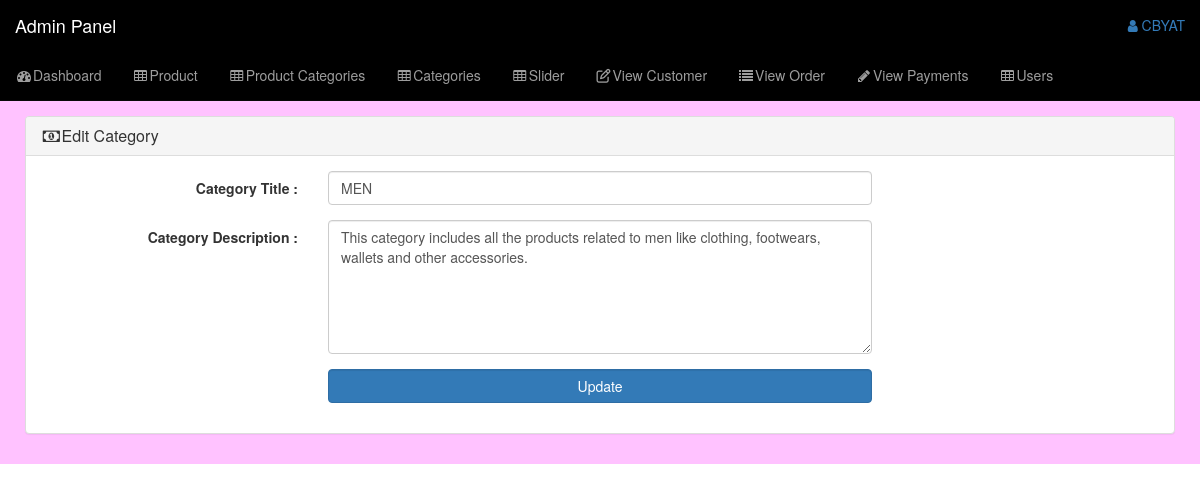
Page /admin_area/index.php?edit_cat=1 (signed in) on the committed database.
### tables this page shows
CREATE TABLE `categories` (
  `cat_id` int(10) NOT NULL,
  `cat_title` text NOT NULL,
  `cat_desc` text NOT NULL
);

### admin_area/edit_cat.php (the view, shortened to what this page needs)
<?php
if(!isset($_SESSION['admin_email'])){
    echo "<script>window.open('login.php','_self')</script>";
}
else{
?>
<?php
if(isset($_GET['edit_cat'])){
$edit_id=$_GET['edit_cat'];
$get_cat="select * from categories where cat_id='$edit_id'";
$run_edit=mysqli_query($con,$get_cat);
$row_edit=mysqli_fetch_array($run_edit);
$c_title=$row_edit['cat_title'];
$c_desc=$row_edit['cat_desc'];
}
?>
<div class="row">
    <div class="col-lg-12">
        <ol class="breadcrumb">
            <li>
            </li>
        </ol>
    </div>
</div>
<div class="row">
    <div class="col-lg-12">
        <div class="panel panel-default">
            <div class="panel-heading">
                <h3 class="panel-title">
                    <i class="fa fa-money fa-fw"></i>Edit Category
                </h3>
            </div>
            <div class="panel-body">
                <form class="form-horizontal" action="" method="post">
                    <div class="form-group">
                        <label class="col-md-3 control-label">Category Title : </label>
                        <div class="col-md-6">
                            <input type="text" name="cat_title" class="form-control" value="<?php echo $c_title; ?>">
                        </div>
                    </div>
                    <div class="form-group">
                        <label class="col-md-3 control-label">Category Description : </label>
                        <div class="col-md-6">
                            <textarea type="text" name="cat_desc" class="form-control"
                                rows="6"><?php echo $c_desc; ?></textarea>
                        </div>
                    </div>
                    <div class="form-group">
                        <label class="col-md-3 control-label"></label>
                        <div class="col-md-6">
                            <input type="submit" name="update" value="Update" class="btn btn-primary form-control">
                        </div>
                    </div>
                </form>
            </div>
        </div>
    </div>
</div>
<?php } ?>

### admin_area/includes/sidebar.php (shortened to what this page needs)
<?php
if(!isset($_SESSION['admin_email'])){
    echo "<script>window.open('login.php','_self')</script>";
} else {
?>
<nav class="navbar navbar-inverse navbar-fixed-top" style="background:black">
    <div class="navbar-header">
        <a href="index.php?dashboard" class="navbar-brand">Admin Panel</a>
    </div>
    <ul class="nav navbar-right top-nav">
        <li class="dropdown">
            <a href="#" class="dropdown-toggle" data-toggle="dropdown">
                <i class="fa fa-user"></i> <?php echo $admin_name ?>
            </a>
        </li>
    </ul>
    <div class="collapse navbar-collapse navbar-ex1-collapse ">
        <ul class="nav navbar-nav side-nav">
            <li>
                <a href="index.php?dashboard">
                    <i class="fa fa-fw fa-dashboard"></i>Dashboard
                </a>
            </li>
            <li>
                <a href="#" data-toggle="collapse" data-target="#products">
                    <i class="fa fa-fw fa-table"></i>Product
                </a>
            </li>
            <li>
                <a href="#" data-toggle="collapse" data-target="#products_cat">
                    <i class="fa fa-fw fa-table"></i>Product Categories
                </a>
            </li>
            <li>
                <a href="#" data-toggle="collapse" data-target="#category">
                    <i class="fa fa-fw fa-table"></i>Categories
                </a>
            </li>
            <li>
                <a href="#" data-toggle="collapse" data-target="#slider">
                    <i class="fa fa-fw fa-table"></i>Slider
                </a>
            </li>
            <li>
                <a href="index.php?view_customer">
                    <i class="fa fa-fw fa-edit"></i>View Customer
                </a>
            </li>
            <li>
                <a href="index.php?view_order">
                    <i class="fa fa-fw fa-list"></i>View Order
                </a>
            </li>
            <li>
                <a href="index.php?view_payments">
                    <i class="fa fa-fw fa-pencil"></i>View Payments
                </a>
            </li>
            <li>
                <a href="#" data-toggle="collapse" data-target="#users">
                    <i class="fa fa-fw fa-table"></i>Users
                </a>
            </li>
        </ul>
    </div>
</nav>
<?php } ?>

### admin_area/css/style.css (style rules this page uses)
body { margin-top: 100px; }
@media (min-width: 768px) { body { margin-top: 50px; } }
.top-nav { padding: 0 15px; }
.top-nav>li { display: inline-block; }
.top-nav>li>a { padding-top: 15px; padding-bottom: 15px; line-height: 20px; }

### rows in the picture
categories: cat_title "MEN", cat_desc "This category includes all the products related to men like clothing, footwears, wallets and other accessories."

### other values in the picture
$admin_name "CBYAT"
